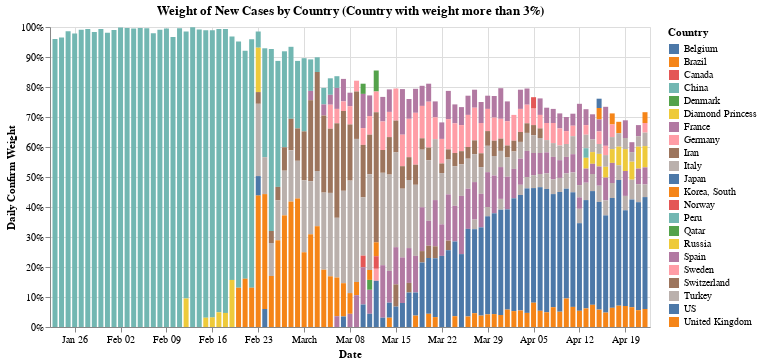

Notebook code for this chart:
### Markdown cell above
## Weight of Cases by Countries

### Code cell
#hide_input
df_confirmed_new = df_confirmed.set_index(['Date', 'Country']).unstack().diff().stack().reset_index()
df_confirmed_new_pct = df_confirmed_new.set_index(['Date', 'Country']).rename(columns={'Cases': 'New Confirm Weight'}).unstack().apply(lambda x: x/sum(x), axis=1).round(3).stack().reset_index()
selection = alt.selection_multi(fields=['Country'], bind='legend')
df_confirmed_new_pct = df_confirmed_new_pct[df_confirmed_new_pct['New Confirm Weight'] > 0.03]

_weight_bar = alt.Chart(df_confirmed_new_pct).mark_bar().encode(
    x='Date:T', 
    y=alt.Y('New Confirm Weight:Q', axis=alt.Axis(format='%'), title='Daily Confirm Weight'), 
    color='Country',
    tooltip=list(df_confirmed_new_pct),
    opacity=alt.condition(selection,alt.value(1), alt.value(0.2))
).add_selection(selection)
_weight_bar.properties(
    title = 'Weight of New Cases by Country (Country with weight more than 3%)',
    width = 600
)

### Figure 1 — Vega-Lite specification as saved in the notebook (floating-point values rounded to 4 significant figures; data arrays with more than 128 entries replaced by an {"elided": "..."} marker saying what was removed)
{"config": {"view": {"continuousWidth": 400, "continuousHeight": 300}}, "data": {"name": "data-3fe7d7d838768c6cbac6b761e7633bb3"}, "mark": "bar", "encoding": {"color": {"type": "nominal", "field": "Country"}, "opacity": {"condition": {"value": 1, "selection": "selector001"}, "value": 0.2}, "tooltip": [{"type": "temporal", "field": "Date"}, {"type": "nominal", "field": "Country"}, {"type": "quantitative", "field": "New Confirm Weight"}], "x": {"type": "temporal", "field": "Date"}, "y": {"type": "quantitative", "axis": {"format": "%"}, "field": "New Confirm Weight", "title": "Daily Confirm Weight"}}, "selection": {"selector001": {"type": "multi", "fields": ["Country"], "bind": "legend"}}, "title": "Weight of New Cases by Country (Country with weight more than 3%)", "width": 600, "$schema": "https://vega.github.io/schema/vega-lite/v4.8.1.json", "datasets": {"data-3fe7d7d838768c6cbac6b761e7633bb3": {"elided": "435 records"}}}
